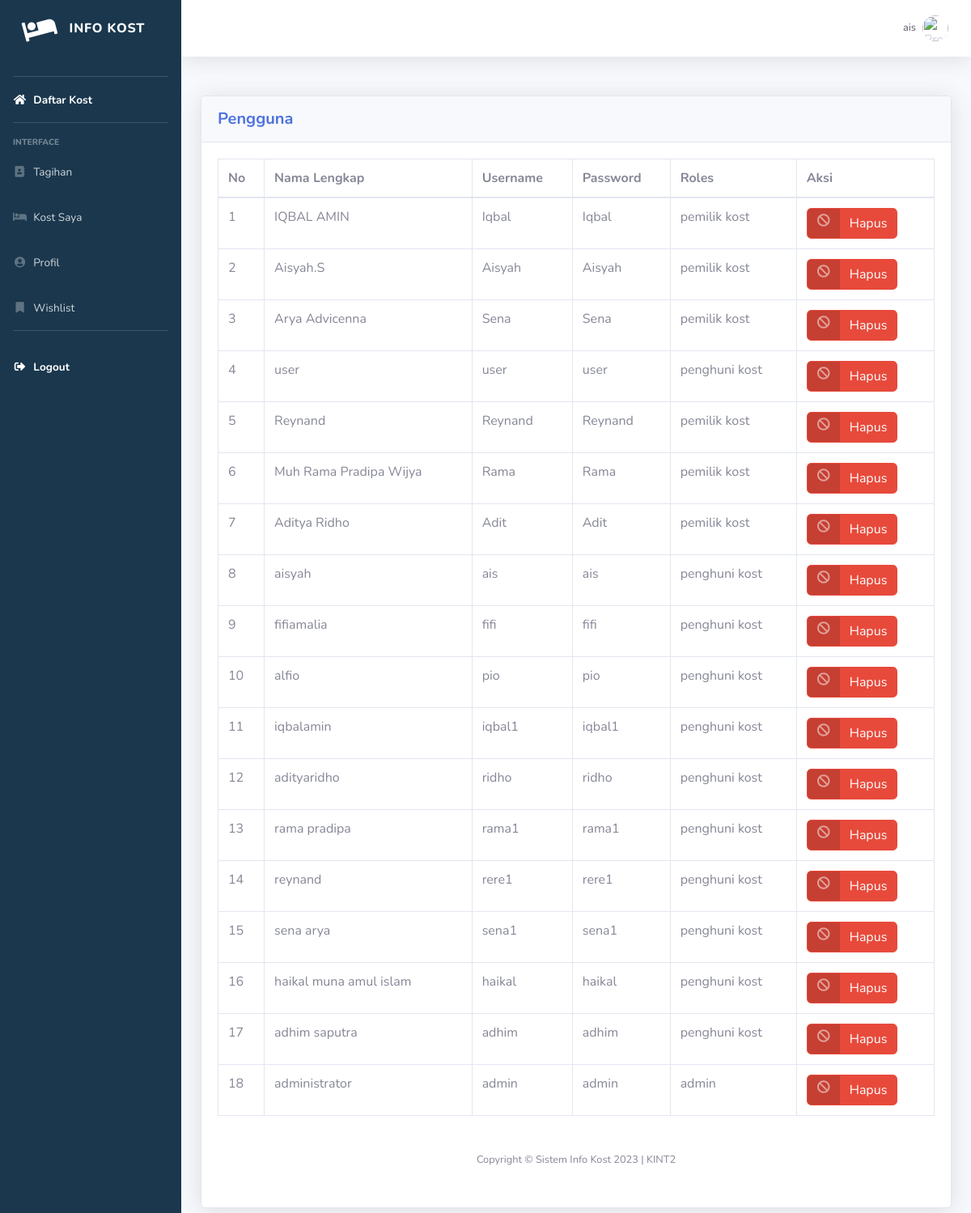
Before: /kost/user.php (signed in) with the older database file.
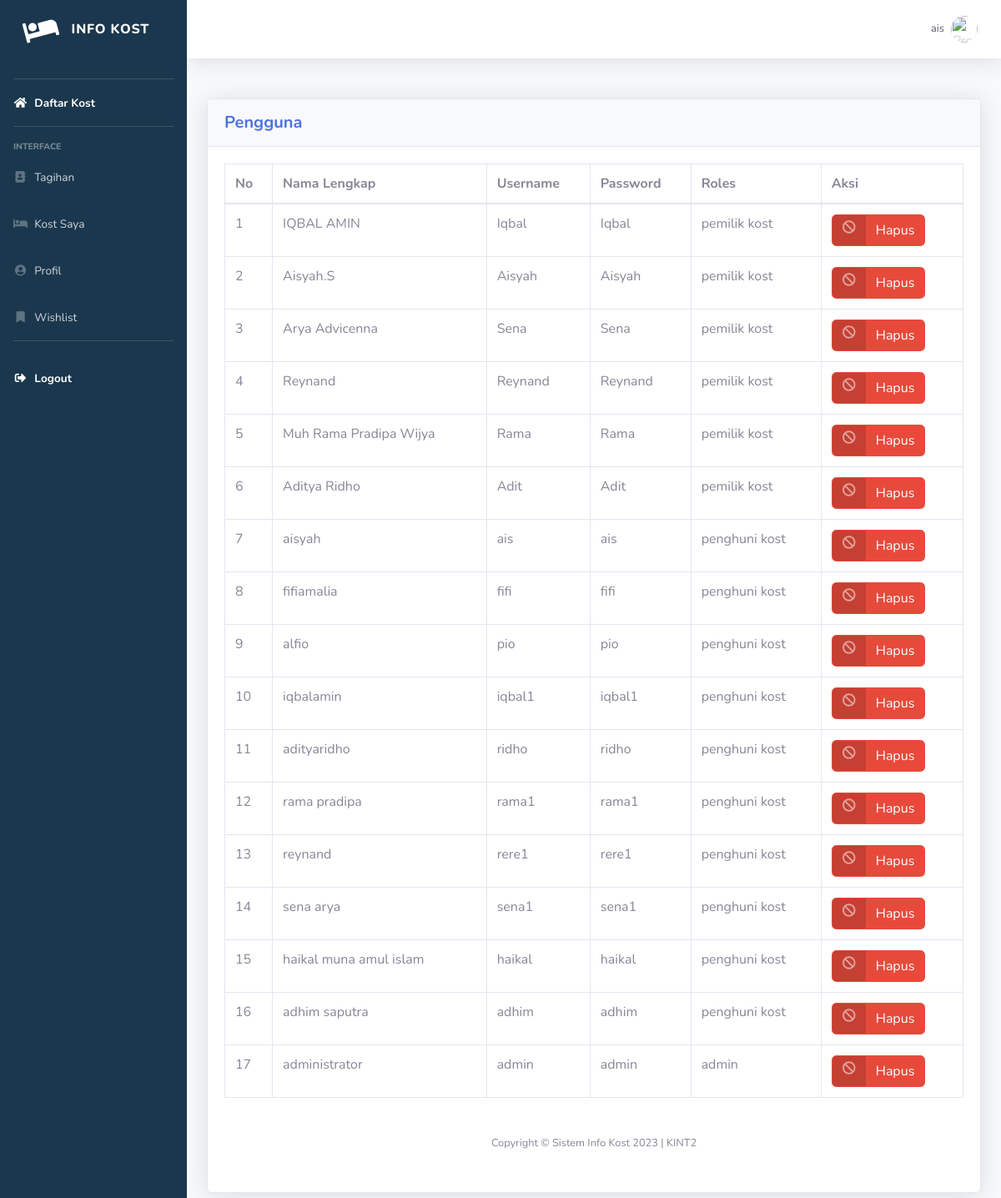
After: the same page with the newer database file.
### tables this page shows
CREATE TABLE `user` (
  `id` int(11) NOT NULL,
  `nama_lengkap` varchar(255) NOT NULL,
  `email` varchar(255) NOT NULL,
  `username` varchar(255) NOT NULL,
  `password` varchar(255) NOT NULL,
  `no_hp` varchar(255) NOT NULL,
  `foto_ktp` varchar(255) NOT NULL,
  `foto_profil` text NOT NULL,
  `roles` int(11) NOT NULL,
  `id_kost_saya` int(11) NOT NULL
);

CREATE TABLE `roles_user` (
  `id_roles` int(11) NOT NULL,
  `nama` varchar(255) NOT NULL
);

### kost/user.php (the view, shortened to what this page needs)
<?php
include "includes/header.php";
$data = mysqli_query($koneksi, "SELECT * FROM user JOIN roles_user on user.roles=roles_user.id_roles");
?>
<div class="container-fluid">
<div class="card shadow mb-4">
  <div class="card-header py-3">
    <h5 class="m-0 font-weight-bold text-primary">Pengguna</h5>
  </div>
  <div class="card-body">
    <div class="table-responsive">
      <table class="table table-bordered" id="dataTable" width="100%" cellspacing="0">
        <thead>
          <tr>
            <th>No</th>
            <th>Nama Lengkap</th>
            <th>Username</th>
            <th>Password</th>
            <th>Roles</th>
            <th>Aksi</th>
          </tr>
        </thead>
        <tbody>
            <?php
            $n = 0;
            while ($d = mysqli_fetch_array($data)) {
                $n++;
            ?>
                <tr>
                    <td><?php echo $n ?></td>
                    <td><?php echo $d['nama_lengkap'] ?></td>
                    <td><?php echo $d['username'] ?></td>
                    <td><?php echo $d['password'] ?></td>
                    <td><?php echo $d['nama'] ?></td>
                    <td>
                      <div class="">
                        <button onclick="konfirmasiBanned(<?php echo $d['id']; ?>)" class="btn btn-danger btn-icon-split">
                          <span class="icon text-white-50">
                            <i class="fas fa-ban"></i>
                          </span>
                          <span class="text">Hapus</span>
                        </button>
                      </div>
                    </td>
                </tr>
            <?php } ?>
        </tbody>
    </table>
</div>
<?php
include "includes/footer.php"
?>

Changed rows visible on the page:
removed user: nama_lengkap "user", username "user", password "user", roles.nama "penghuni kost"
